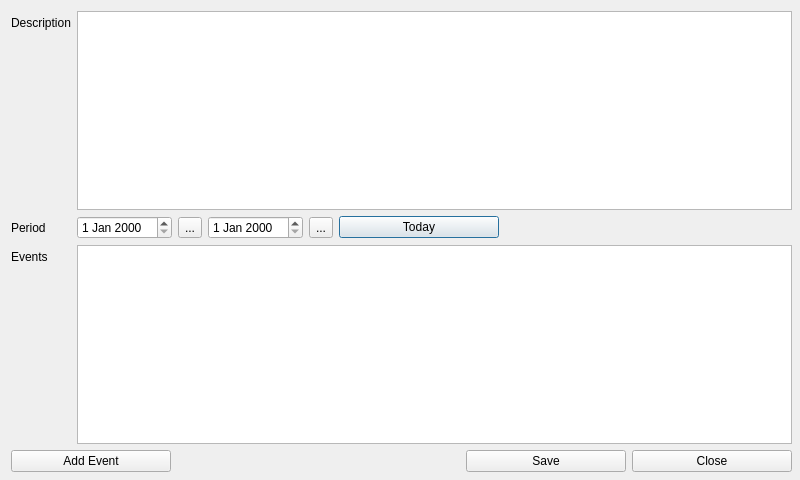
<?xml version="1.0" encoding="UTF-8"?>
<ui version="4.0">
 <class>Dialog</class>
 <widget class="QDialog" name="Dialog">
  <property name="geometry">
   <rect>
    <x>0</x>
    <y>0</y>
    <width>800</width>
    <height>480</height>
   </rect>
  </property>
  <property name="minimumSize">
   <size>
    <width>800</width>
    <height>480</height>
   </size>
  </property>
  <property name="windowTitle">
   <string>Assign Rent Dialog</string>
  </property>
  <widget class="QWidget" name="verticalLayoutWidget_2">
   <property name="geometry">
    <rect>
     <x>11</x>
     <y>11</y>
     <width>781</width>
     <height>461</height>
    </rect>
   </property>
   <layout class="QVBoxLayout" name="mainLayout">
    <item>
     <layout class="QFormLayout" name="formLayout_2">
      <property name="sizeConstraint">
       <enum>QLayout::SetMinimumSize</enum>
      </property>
      <property name="fieldGrowthPolicy">
       <enum>QFormLayout::AllNonFixedFieldsGrow</enum>
      </property>
      <item row="0" column="0">
       <widget class="QLabel" name="labelDesc">
        <property name="text">
         <string>Description</string>
        </property>
       </widget>
      </item>
      <item row="0" column="1">
       <widget class="QTextEdit" name="editDesc">
        <property name="enabled">
         <bool>true</bool>
        </property>
        <property name="maximumSize">
         <size>
          <width>16777215</width>
          <height>16777215</height>
         </size>
        </property>
        <property name="toolTip">
         <string>Rent Description</string>
        </property>
       </widget>
      </item>
      <item row="1" column="0">
       <widget class="QLabel" name="labelPeriod">
        <property name="text">
         <string>Period</string>
        </property>
       </widget>
      </item>
      <item row="1" column="1">
       <layout class="QHBoxLayout" name="horizontalLayout">
        <item>
         <widget class="QDateEdit" name="dateBegin">
          <property name="maximumSize">
           <size>
            <width>16777215</width>
            <height>16777215</height>
           </size>
          </property>
          <property name="toolTip">
           <string>Begin Date</string>
          </property>
         </widget>
        </item>
        <item>
         <widget class="QToolButton" name="toolBegin">
          <property name="toolTip">
           <string>Click to open calendar</string>
          </property>
          <property name="text">
           <string>...</string>
          </property>
         </widget>
        </item>
        <item>
         <widget class="QDateEdit" name="dateEnd">
          <property name="maximumSize">
           <size>
            <width>16777215</width>
            <height>16777215</height>
           </size>
          </property>
          <property name="toolTip">
           <string>End Date</string>
          </property>
         </widget>
        </item>
        <item>
         <widget class="QToolButton" name="toolEnd">
          <property name="toolTip">
           <string>Click to open calendar</string>
          </property>
          <property name="text">
           <string>...</string>
          </property>
         </widget>
        </item>
        <item>
         <widget class="QPushButton" name="buttonToday">
          <property name="sizePolicy">
           <sizepolicy hsizetype="Fixed" vsizetype="Fixed">
            <horstretch>0</horstretch>
            <verstretch>0</verstretch>
           </sizepolicy>
          </property>
          <property name="minimumSize">
           <size>
            <width>160</width>
            <height>0</height>
           </size>
          </property>
          <property name="toolTip">
           <string>One day Rent</string>
          </property>
          <property name="text">
           <string>Today</string>
          </property>
         </widget>
        </item>
        <item>
         <spacer name="horizontalSpacer_3">
          <property name="orientation">
           <enum>Qt::Horizontal</enum>
          </property>
          <property name="sizeHint" stdset="0">
           <size>
            <width>40</width>
            <height>20</height>
           </size>
          </property>
         </spacer>
        </item>
       </layout>
      </item>
      <item row="2" column="0">
       <widget class="QLabel" name="labelItems">
        <property name="text">
         <string>Events</string>
        </property>
       </widget>
      </item>
      <item row="2" column="1">
       <widget class="QTableView" name="tableItems">
        <property name="sizePolicy">
         <sizepolicy hsizetype="Expanding" vsizetype="Expanding">
          <horstretch>0</horstretch>
          <verstretch>0</verstretch>
         </sizepolicy>
        </property>
        <property name="maximumSize">
         <size>
          <width>16777215</width>
          <height>16777215</height>
         </size>
        </property>
        <property name="toolTip">
         <string>Events of this Rent</string>
        </property>
       </widget>
      </item>
     </layout>
    </item>
    <item>
     <layout class="QHBoxLayout" name="horizontalLayout_2" stretch="2,0,0,2">
      <item>
       <widget class="QPushButton" name="buttonAdd">
        <property name="enabled">
         <bool>true</bool>
        </property>
        <property name="sizePolicy">
         <sizepolicy hsizetype="Fixed" vsizetype="Fixed">
          <horstretch>0</horstretch>
          <verstretch>0</verstretch>
         </sizepolicy>
        </property>
        <property name="minimumSize">
         <size>
          <width>160</width>
          <height>0</height>
         </size>
        </property>
        <property name="toolTip">
         <string>Add an event to the rent</string>
        </property>
        <property name="text">
         <string>Add Event</string>
        </property>
       </widget>
      </item>
      <item>
       <spacer name="horizontalSpacer_2">
        <property name="orientation">
         <enum>Qt::Horizontal</enum>
        </property>
        <property name="sizeHint" stdset="0">
         <size>
          <width>40</width>
          <height>20</height>
         </size>
        </property>
       </spacer>
      </item>
      <item>
       <widget class="QPushButton" name="buttonSave">
        <property name="sizePolicy">
         <sizepolicy hsizetype="Fixed" vsizetype="Fixed">
          <horstretch>0</horstretch>
          <verstretch>0</verstretch>
         </sizepolicy>
        </property>
        <property name="minimumSize">
         <size>
          <width>160</width>
          <height>0</height>
         </size>
        </property>
        <property name="toolTip">
         <string>Save Rent</string>
        </property>
        <property name="text">
         <string>Save</string>
        </property>
       </widget>
      </item>
      <item>
       <widget class="QPushButton" name="buttonClose">
        <property name="sizePolicy">
         <sizepolicy hsizetype="Fixed" vsizetype="Fixed">
          <horstretch>0</horstretch>
          <verstretch>0</verstretch>
         </sizepolicy>
        </property>
        <property name="minimumSize">
         <size>
          <width>160</width>
          <height>0</height>
         </size>
        </property>
        <property name="toolTip">
         <string>Close the Dialog</string>
        </property>
        <property name="text">
         <string>Close</string>
        </property>
       </widget>
      </item>
     </layout>
    </item>
   </layout>
  </widget>
 </widget>
 <tabstops>
  <tabstop>buttonAdd</tabstop>
  <tabstop>buttonClose</tabstop>
 </tabstops>
 <resources/>
 <connections/>
</ui>
